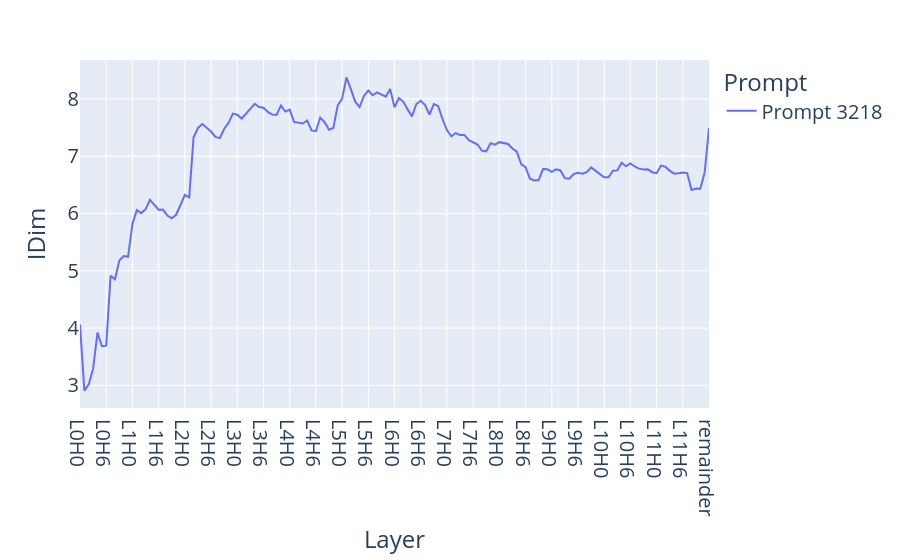

The notebook cell this image was saved under:
### Code cell
# ids = compute_ids(per_layer_residual.squeeze())
# line(ids[1:, 0, 1], hover_name=labels[1:], title="ID from Per-Layer Residuals", x=np.arange(model.cfg.n_layers * 2 + 1) / 2)
# print(ids.shape)
# lines(ids[:, 0, :3].T, hover_name=labels, x=np.arange(model.cfg.n_layers * 2 + 2) / 2, names = ["2", "4", "8"])
tensors = []
for idx in range(len(tokens)):
  ids = compute_ids(per_head_accumulate[:, idx])
  tensors.append(ids[:, 0, 1])
  # print(accumulated_residual.shape)
  #tensors.append(ids[1:, 0, 1])
  # line(ids[:, 0, 1],x=np.arange(model.cfg.n_layers * 2 + 1) / 2, hover_name=labels)

lines(tensors,x=labels, hover_name=labels, names = ['Prompt 3218'])

### Figure 1 — Plotly figure (JSON) as saved in the notebook; plotly's stock layout.template omitted (floating-point values rounded to 4 significant figures; data arrays with more than 128 entries replaced by an {"elided": "..."} marker saying what was removed)
{"data": [{"hovertemplate": "<b>%{hovertext}</b><br><br>Prompt=Prompt 3218<br>Layer=%{x}<br>IDim=%{y}<extra></extra>", "hovertext": {"elided": "145 str values"}, "legendgroup": "Prompt 3218", "line": {"color": "#636efa", "dash": "solid"}, "marker": {"symbol": "circle"}, "mode": "lines", "name": "Prompt 3218", "orientation": "v", "showlegend": true, "type": "scatter", "x": {"elided": "145 str values"}, "xaxis": "x", "y": {"elided": "145 float values"}, "yaxis": "y"}], "layout": {"font": {"size": 20}, "legend": {"title": {"text": "Prompt"}, "tracegroupgap": 0}, "margin": {"t": 60}, "xaxis": {"anchor": "y", "domain": [0, 1], "title": {"text": "Layer"}}, "yaxis": {"anchor": "x", "domain": [0, 1], "title": {"text": "IDim"}}}}
